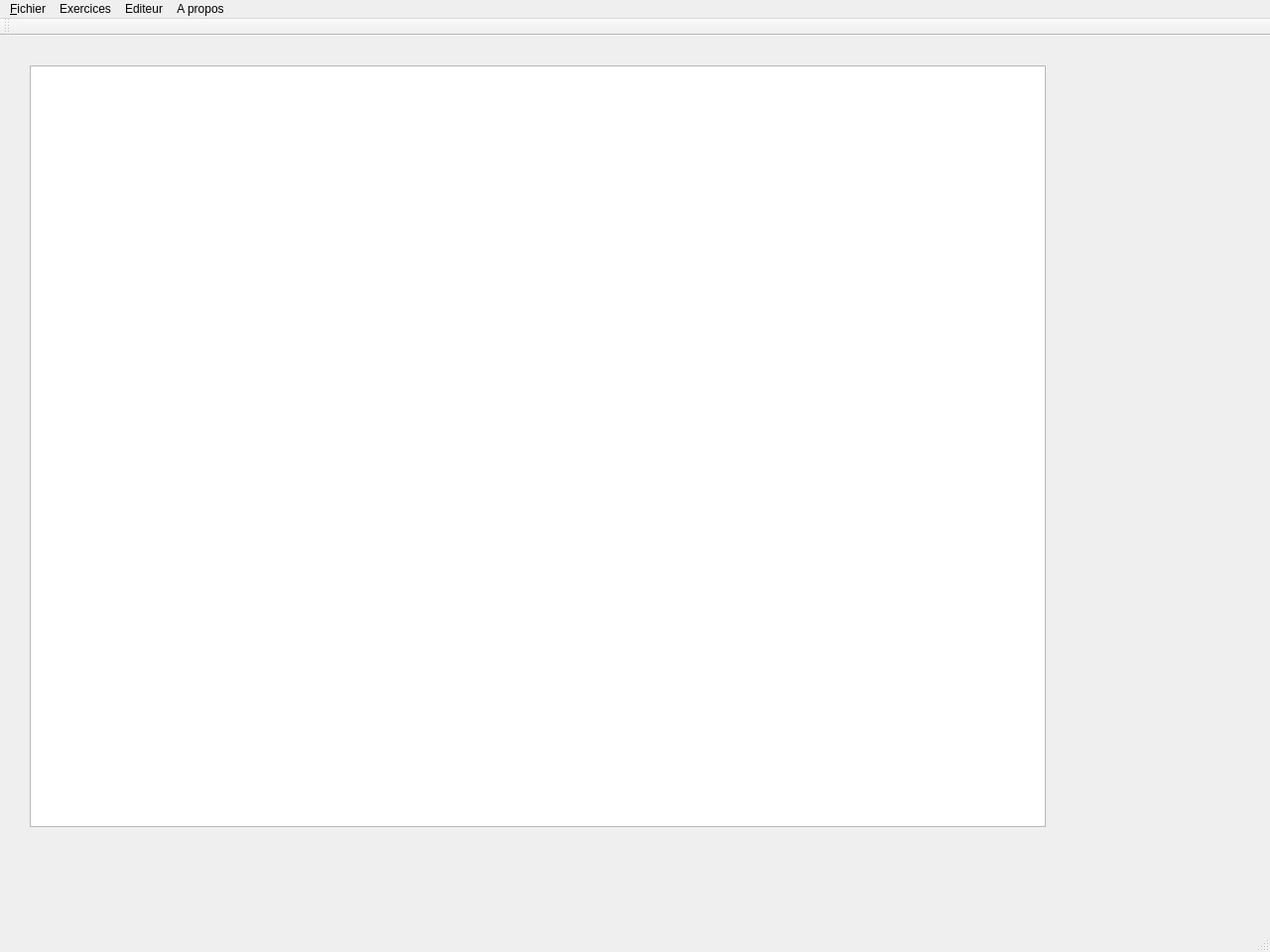
<?xml version="1.0" encoding="UTF-8"?>
<ui version="4.0">
 <class>interfaceClass</class>
 <widget class="QMainWindow" name="interfaceClass">
  <property name="geometry">
   <rect>
    <x>0</x>
    <y>0</y>
    <width>1280</width>
    <height>960</height>
   </rect>
  </property>
  <property name="windowTitle">
   <string>interface</string>
  </property>
  <widget class="QWidget" name="centralWidget">
   <widget class="QGraphicsView" name="fete">
    <property name="geometry">
     <rect>
      <x>30</x>
      <y>30</y>
      <width>1024</width>
      <height>768</height>
     </rect>
    </property>
   </widget>
  </widget>
  <widget class="QMenuBar" name="menuBar">
   <property name="geometry">
    <rect>
     <x>0</x>
     <y>0</y>
     <width>1280</width>
     <height>25</height>
    </rect>
   </property>
   <widget class="QMenu" name="menuFichier">
    <property name="title">
     <string>&amp;Fichier</string>
    </property>
    <addaction name="actionQuitter"/>
   </widget>
   <widget class="QMenu" name="menuExercices">
    <property name="title">
     <string>Exercices</string>
    </property>
    <widget class="QMenu" name="menuTables_d_addition">
     <property name="title">
      <string>Tables d'addition</string>
     </property>
     <addaction name="actionp2"/>
     <addaction name="actionp3"/>
     <addaction name="actionp4"/>
     <addaction name="actionp5"/>
     <addaction name="actionp6"/>
     <addaction name="actionp7"/>
     <addaction name="actionp8"/>
     <addaction name="actionp9"/>
    </widget>
    <widget class="QMenu" name="menuTables_de_multiplication">
     <property name="title">
      <string>Tables de multiplication</string>
     </property>
     <addaction name="actionX_2"/>
     <addaction name="actionX_3"/>
     <addaction name="actionX_4"/>
     <addaction name="actionX_5"/>
     <addaction name="actionX_6"/>
     <addaction name="actionX_7"/>
     <addaction name="actionX_8"/>
     <addaction name="actionX_9"/>
    </widget>
    <addaction name="actionAdditions"/>
    <addaction name="actionMultiplications"/>
    <addaction name="menuTables_d_addition"/>
    <addaction name="menuTables_de_multiplication"/>
   </widget>
   <widget class="QMenu" name="menuEditeur">
    <property name="title">
     <string>Editeur</string>
    </property>
    <addaction name="actionAfficher_l_diteur"/>
   </widget>
   <widget class="QMenu" name="menuA_propos">
    <property name="title">
     <string>A propos</string>
    </property>
   </widget>
   <addaction name="menuFichier"/>
   <addaction name="menuExercices"/>
   <addaction name="menuEditeur"/>
   <addaction name="menuA_propos"/>
  </widget>
  <widget class="QToolBar" name="mainToolBar">
   <attribute name="toolBarArea">
    <enum>TopToolBarArea</enum>
   </attribute>
   <attribute name="toolBarBreak">
    <bool>false</bool>
   </attribute>
  </widget>
  <widget class="QStatusBar" name="statusBar"/>
  <action name="actionQuitter">
   <property name="text">
    <string>&amp;Quitter</string>
   </property>
  </action>
  <action name="actionAdditions">
   <property name="text">
    <string>Additions</string>
   </property>
  </action>
  <action name="actionMultiplications">
   <property name="text">
    <string>Multiplications</string>
   </property>
  </action>
  <action name="actionp2">
   <property name="text">
    <string>+ 2</string>
   </property>
  </action>
  <action name="actionp3">
   <property name="text">
    <string>+ 3</string>
   </property>
  </action>
  <action name="actionp4">
   <property name="text">
    <string>+ 4</string>
   </property>
  </action>
  <action name="actionp5">
   <property name="text">
    <string>+ 5</string>
   </property>
  </action>
  <action name="actionp6">
   <property name="text">
    <string>+ 6</string>
   </property>
  </action>
  <action name="actionp7">
   <property name="text">
    <string>+ 7</string>
   </property>
  </action>
  <action name="actionp8">
   <property name="text">
    <string>+ 8</string>
   </property>
  </action>
  <action name="actionp9">
   <property name="text">
    <string>+ 9</string>
   </property>
  </action>
  <action name="actionX_2">
   <property name="text">
    <string>x 2</string>
   </property>
  </action>
  <action name="actionX_3">
   <property name="text">
    <string>x 3</string>
   </property>
  </action>
  <action name="actionX_4">
   <property name="text">
    <string>x 4</string>
   </property>
  </action>
  <action name="actionX_5">
   <property name="text">
    <string>x 5</string>
   </property>
  </action>
  <action name="actionX_6">
   <property name="text">
    <string>x 6</string>
   </property>
  </action>
  <action name="actionX_7">
   <property name="text">
    <string>x 7</string>
   </property>
  </action>
  <action name="actionX_8">
   <property name="text">
    <string>x 8</string>
   </property>
  </action>
  <action name="actionX_9">
   <property name="text">
    <string>x 9</string>
   </property>
  </action>
  <action name="actionAfficher_l_diteur">
   <property name="text">
    <string>Afficher l'éditeur</string>
   </property>
  </action>
 </widget>
 <layoutdefault spacing="6" margin="11"/>
 <resources/>
 <connections/>
</ui>
